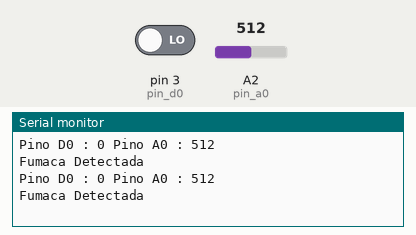
Recording of a sketch running on a simulated Arduino Uno, built with avr-gcc and run on an emulated ATmega328P. On the bench: the last lines printed to the serial monitor. The inputs (shaded band) are chosen by the test bench; at power-on: A2 (pin_a0) = 512, pin 3 (pin_d0) LOW.

Above: at 1.9 s.
2.0 s: A2 (pin_a0) set to 191
At 3.1 s:
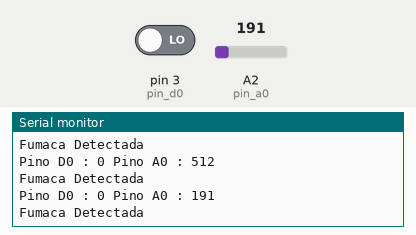
3.5 s: A2 (pin_a0) set to 172
At 5.3 s:
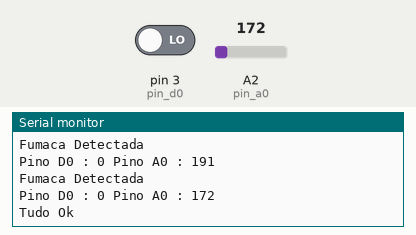
Timing chart, 0 to 6.8 s (numbered marks = the images above; inputs shaded):
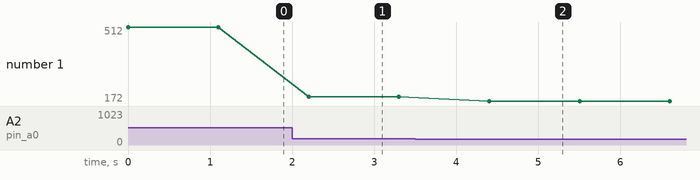

Measured:
- the behaviour switches between 181 and 180 on A2 (pin_a0) (found by bisection; images 1 and 2)
- after the input at 2.0 s, the serial monitor: prints a new line after 0.20 s (image 1)
- after the input at 3.5 s, the serial monitor: prints a new line after 0.90 s (image 2)
- plotted number 1: 512 → 191 after the input at 2.0 s, 191 → 172 after the input at 3.5 s

The sketch:

SensorFumaca.ino
```cpp
// Programa : Alarme com sensor de gas MQ-2


// Definicoes dos pinos ligados ao sensor
int pin_d0 = 3;
int pin_a0 = A2;

int nivel_sensor = 180;

void setup()
{
  // Define os pinos de leitura do sensor como entrada
  pinMode(pin_d0, INPUT);
  pinMode(pin_a0, INPUT);

  // Inicializa a serial
  Serial.begin(9600);
}

void loop()
{
  // Le os dados do pino digital D0 do sensor
  int valor_digital = digitalRead(pin_d0);
  // Le os dados do pino analogico A0 do sensor
  int valor_analogico = analogRead(pin_a0);
  // Mostra os dados no serial monitor
  Serial.print("Pino D0 : ");
  Serial.print(valor_digital);
  Serial.print(" Pino A0 : ");
  Serial.println(valor_analogico);
  // Verifica o nivel de gas/fumaca detectado
  if (valor_analogico > nivel_sensor)
  {
    // Liga o buzzer e o led vermelho, e
    // desliga o led verde
    Serial.println("Fumaca Detectada");
	delay(1000);

  }
  else
  {
	Serial.println("Tudo Ok");
	delay(1000);
  }
  delay(100);
}
```
